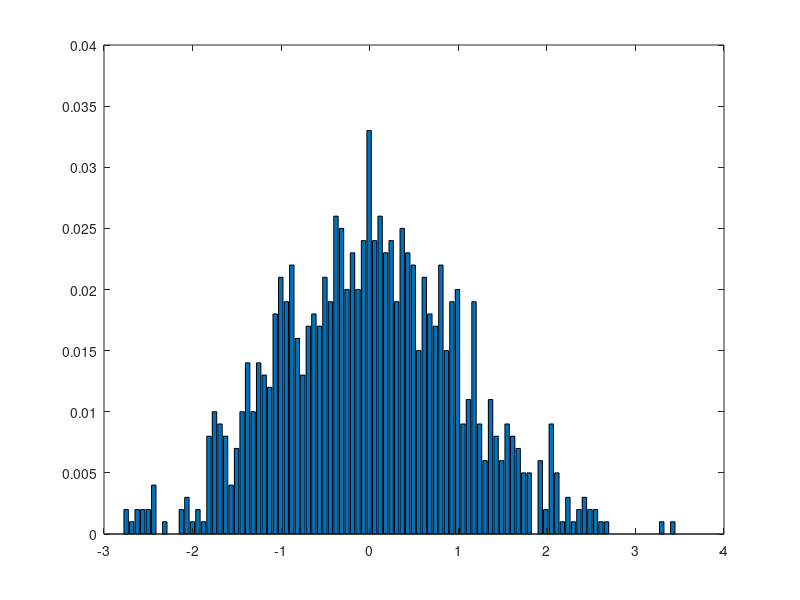

MATLAB code for this plot:
close all; clear all; clc

% input n
n = input('Please input n:');

% initializing data
mu1 = 0; sigma1 = 2;
mu2 = 10; sigma2 = 3; p = 0.6;

% generating Z = X + eta * Y
X = normrnd(mu1, sigma1, [1000 n]);
Y = normrnd(mu2, sigma2, [1000 n]);
eta_prime = unifrnd(0, 1, [1000 n]);
eta = zeros(1000, n);
eta(eta_prime <= p) = 1;
Z = X + eta .* Y;

% computing E(Z_i) and D(Z_i) for each group
EZ = mean(mean(Z));
DZ = 0;
for i = 1 : 1000
    for j = 1 : n
        DZ = DZ + (Z(i, j) - EZ) .^ 2;
    end
end
DZ = DZ / (n * 1000);

% calculating U
for i = 1 : 1000
    tem = 0;
    for j = 1 : n
        tem = tem + Z(i, j);
    end
    U(i) = (tem - n * EZ) / sqrt(n * DZ);
end


% graphing
[counts, centers] = hist(U, 100);
figure
bar(centers, counts / sum(counts))

% printing data to file
fp = fopen('U_data.csv','w');
for i = 1 : 1000
    fprintf(fp, '%d,', U(i));
    for j = 1 : n
        fprintf(fp, '%d,', Z(i, j));
    end
    fprintf(fp, '\n');
end
fclose(fp);
